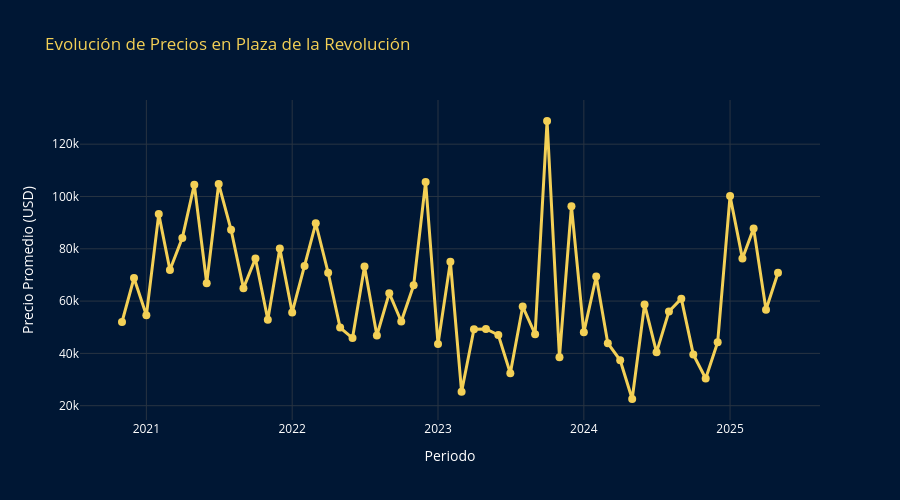
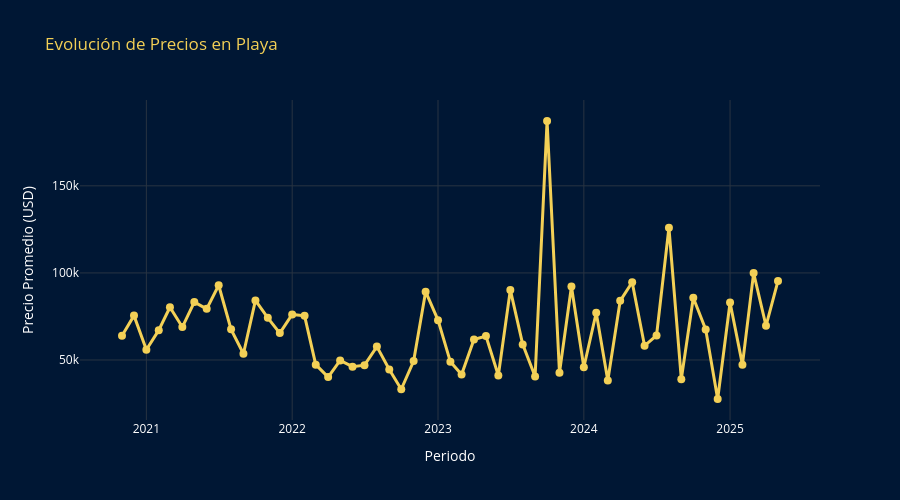
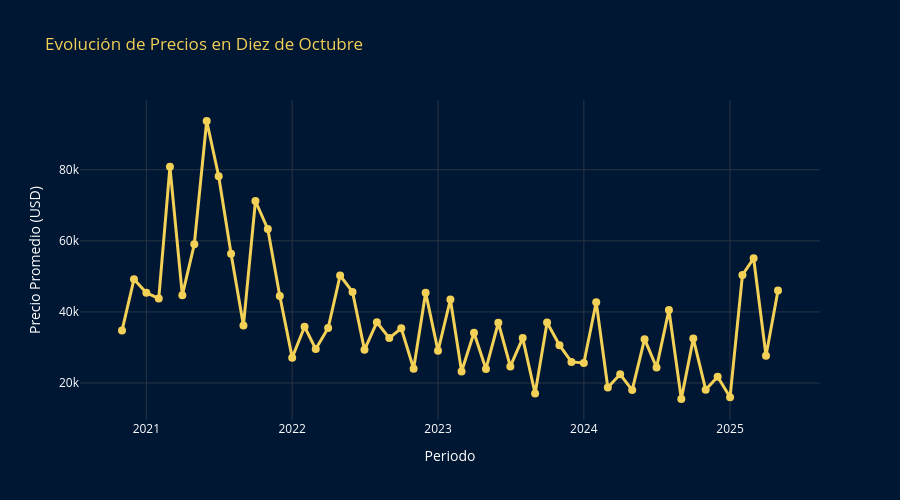
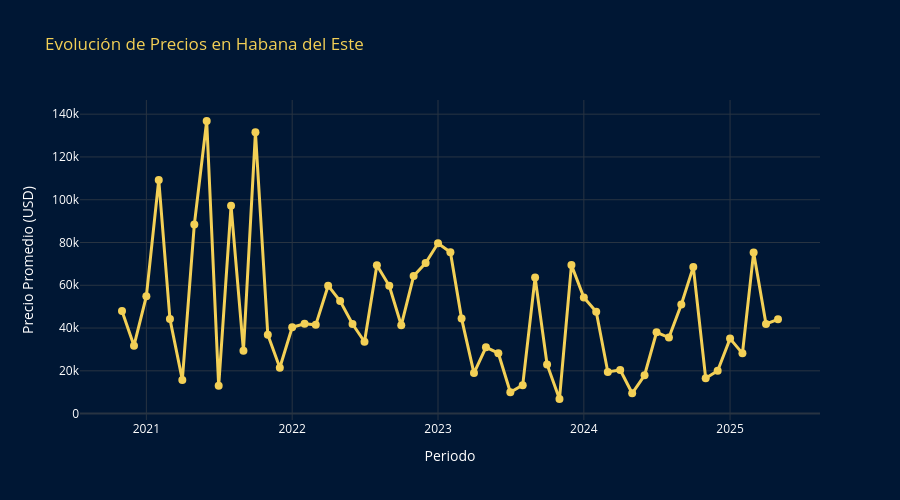

Here is the notebook cell these charts were saved with, in order:
### Code cell
def analizar_municipios(df: pd.DataFrame):

    COLOR_PRINCIPAL = "#F3D056"
    COLOR_FONDO = "#001734"
    
    NORMALIZACION_MUNICIPIOS = {
        "Plaza": "Plaza de la Revolución",
        "Habana Vieja": "La Habana Vieja"
    }
    
    df_normalizado = df.copy()
    df_normalizado["Municipio"] = df_normalizado["Municipio"].replace(NORMALIZACION_MUNICIPIOS)
    
    municipios = df_normalizado["Municipio"].unique()
    figuras = []
    
    for municipio in municipios:
        df_municipio = df_normalizado[df_normalizado["Municipio"] == municipio].copy()
        
        if df_municipio.empty:
            continue

        df_municipio["Fecha"] = pd.to_datetime(df_municipio["Fecha"])
        df_municipio["Año-Mes"] = df_municipio["Fecha"].dt.to_period("M").astype(str)
        
        precio_mensual = df_municipio.groupby("Año-Mes", as_index=False)["Precio"].mean()
        
        fig = px.line(
            precio_mensual,
            x="Año-Mes",
            y="Precio",
            title=f"Evolución de Precios en {municipio}",
            labels={"Precio": "Precio Promedio (USD)", "Año-Mes": "Periodo"},
            markers=True
        )
        
        fig.update_traces(
            line=dict(color=COLOR_PRINCIPAL, width=3),
            marker=dict(color=COLOR_PRINCIPAL, size=8)
        )
        
        fig.update_layout(
            template="plotly_dark",
            plot_bgcolor=COLOR_FONDO,
            paper_bgcolor=COLOR_FONDO,
            font=dict(color="white"),
            title_font=dict(color=COLOR_PRINCIPAL),
            height=500
        )
        
        figuras.append(fig)
    
    return figuras

figuras = analizar_municipios(processed_ventas_df)

for fig in figuras:
    fig.show()

### Figure 1 — Plotly figure (JSON) as saved in the notebook; plotly's stock layout.template omitted (floating-point values rounded to 4 significant figures)
{"data": [{"hovertemplate": "Periodo=%{x}<br>Precio Promedio (USD)=%{y}<extra></extra>", "legendgroup": "", "line": {"color": "#F3D056", "dash": "solid", "width": 3}, "marker": {"color": "#F3D056", "size": 8, "symbol": "circle"}, "mode": "lines+markers", "name": "", "orientation": "v", "showlegend": false, "type": "scatter", "x": ["2020-11", "2020-12", "2021-01", "2021-02", "2021-03", "2021-04", "2021-05", "2021-06", "2021-07", "2021-08", "2021-09", "2021-10", "2021-11", "2021-12", "2022-01", "2022-02", "2022-03", "2022-04", "2022-05", "2022-06", "2022-07", "2022-08", "2022-09", "2022-10", "2022-11", "2022-12", "2023-01", "2023-02", "2023-03", "2023-04", "2023-05", "2023-06", "2023-07", "2023-08", "2023-09", "2023-10", "2023-11", "2023-12", "2024-01", "2024-02", "2024-03", "2024-04", "2024-05", "2024-06", "2024-07", "2024-08", "2024-09", "2024-10", "2024-11", "2024-12", "2025-01", "2025-02", "2025-03", "2025-04", "2025-05"], "xaxis": "x", "y": [52000, 68820.0, 54560.0, 93260.0, 71920.0, 84160.0, 104500.0, 66830.0, 104800.0, 87280.0, 64940.0, 76270.0, 52850.0, 80080.0, 55640.0, 73410.0, 89760, 70850.0, 49880.0, 45880.0, 73230.0, 46850.0, 63050.0, 52180.0, 66020.0, 105580, 43620.0, 75090.0, 25310.0, 49260.0, 49320.0, 47040.0, 32380.0, 57910.0, 47350.0, 128900.0, 38560.0, 96290.0, 48060.0, 69400.0, 43920.0, 37360, 22560.0, 58710.0, 40400, 56000, 60930.0, 39625, 30400, 44250, 100200, 76250, 87800, 56680.0, 70810.0], "yaxis": "y"}], "layout": {"font": {"color": "white"}, "height": 500, "legend": {"tracegroupgap": 0}, "paper_bgcolor": "#001734", "plot_bgcolor": "#001734", "title": {"font": {"color": "#F3D056"}, "text": "Evolución de Precios en Plaza de la Revolución"}, "xaxis": {"anchor": "y", "domain": [0, 1], "title": {"text": "Periodo"}}, "yaxis": {"anchor": "x", "domain": [0, 1], "title": {"text": "Precio Promedio (USD)"}}}}

### Figure 2 — Plotly figure (JSON) as saved in the notebook; plotly's stock layout.template omitted (floating-point values rounded to 4 significant figures)
{"data": [{"hovertemplate": "Periodo=%{x}<br>Precio Promedio (USD)=%{y}<extra></extra>", "legendgroup": "", "line": {"color": "#F3D056", "dash": "solid", "width": 3}, "marker": {"color": "#F3D056", "size": 8, "symbol": "circle"}, "mode": "lines+markers", "name": "", "orientation": "v", "showlegend": false, "type": "scatter", "x": ["2020-11", "2020-12", "2021-01", "2021-02", "2021-03", "2021-04", "2021-05", "2021-06", "2021-07", "2021-08", "2021-09", "2021-10", "2021-11", "2021-12", "2022-01", "2022-02", "2022-03", "2022-04", "2022-05", "2022-06", "2022-07", "2022-08", "2022-09", "2022-10", "2022-11", "2022-12", "2023-01", "2023-02", "2023-03", "2023-04", "2023-05", "2023-06", "2023-07", "2023-08", "2023-09", "2023-10", "2023-11", "2023-12", "2024-01", "2024-02", "2024-03", "2024-04", "2024-05", "2024-06", "2024-07", "2024-08", "2024-09", "2024-10", "2024-11", "2024-12", "2025-01", "2025-02", "2025-03", "2025-04", "2025-05"], "xaxis": "x", "y": [63860.0, 75475, 55920.0, 67130.0, 80280.0, 68920.0, 83240.0, 79350, 92910.0, 67600, 53590.0, 84190.0, 74220.0, 65430.0, 76190.0, 75370.0, 47330.0, 40190.0, 49720.0, 46150.0, 47025, 57710.0, 44520.0, 33190.0, 49420.0, 89220.0, 72880.0, 48920.0, 41610.0, 61750.0, 63700.0, 41080.0, 90250, 58940.0, 40540.0, 187200.0, 42710.0, 92220.0, 45820.0, 77120.0, 38220.0, 83970.0, 94620.0, 58170.0, 64070.0, 126000, 39000, 85750, 67570.0, 27600, 83000, 47330.0, 99890.0, 69640.0, 95410.0], "yaxis": "y"}], "layout": {"font": {"color": "white"}, "height": 500, "legend": {"tracegroupgap": 0}, "paper_bgcolor": "#001734", "plot_bgcolor": "#001734", "title": {"font": {"color": "#F3D056"}, "text": "Evolución de Precios en Playa"}, "xaxis": {"anchor": "y", "domain": [0, 1], "title": {"text": "Periodo"}}, "yaxis": {"anchor": "x", "domain": [0, 1], "title": {"text": "Precio Promedio (USD)"}}}}

### Figure 3 — Plotly figure (JSON) as saved in the notebook; plotly's stock layout.template omitted (floating-point values rounded to 4 significant figures)
{"data": [{"hovertemplate": "Periodo=%{x}<br>Precio Promedio (USD)=%{y}<extra></extra>", "legendgroup": "", "line": {"color": "#F3D056", "dash": "solid", "width": 3}, "marker": {"color": "#F3D056", "size": 8, "symbol": "circle"}, "mode": "lines+markers", "name": "", "orientation": "v", "showlegend": false, "type": "scatter", "x": ["2020-11", "2020-12", "2021-01", "2021-02", "2021-03", "2021-04", "2021-05", "2021-06", "2021-07", "2021-08", "2021-09", "2021-10", "2021-11", "2021-12", "2022-01", "2022-02", "2022-03", "2022-04", "2022-05", "2022-06", "2022-07", "2022-08", "2022-09", "2022-10", "2022-11", "2022-12", "2023-01", "2023-02", "2023-03", "2023-04", "2023-05", "2023-06", "2023-07", "2023-08", "2023-09", "2023-10", "2023-11", "2023-12", "2024-01", "2024-02", "2024-03", "2024-04", "2024-05", "2024-06", "2024-07", "2024-08", "2024-09", "2024-10", "2024-11", "2024-12", "2025-01", "2025-02", "2025-03", "2025-04", "2025-05"], "xaxis": "x", "y": [34750, 49190.0, 45380.0, 43780.0, 80830.0, 44710.0, 59040.0, 93710.0, 78170.0, 56380.0, 36200.0, 71200.0, 63290.0, 44450.0, 27130.0, 35820.0, 29540.0, 35490.0, 50240.0, 45610.0, 29330.0, 37090.0, 32640.0, 35390.0, 24020.0, 45410.0, 29050.0, 43490.0, 23210.0, 34150.0, 23960.0, 36950.0, 24650.0, 32630.0, 17040, 37000, 30630.0, 25940.0, 25640.0, 42730.0, 18750, 22440.0, 18000, 32340.0, 24390, 40550, 15500, 32490.0, 18125, 21790.0, 16000, 50375, 55080.0, 27660.0, 46000.0], "yaxis": "y"}], "layout": {"font": {"color": "white"}, "height": 500, "legend": {"tracegroupgap": 0}, "paper_bgcolor": "#001734", "plot_bgcolor": "#001734", "title": {"font": {"color": "#F3D056"}, "text": "Evolución de Precios en Diez de Octubre"}, "xaxis": {"anchor": "y", "domain": [0, 1], "title": {"text": "Periodo"}}, "yaxis": {"anchor": "x", "domain": [0, 1], "title": {"text": "Precio Promedio (USD)"}}}}

### Figure 4 — Plotly figure (JSON) as saved in the notebook; plotly's stock layout.template omitted (floating-point values rounded to 4 significant figures)
{"data": [{"hovertemplate": "Periodo=%{x}<br>Precio Promedio (USD)=%{y}<extra></extra>", "legendgroup": "", "line": {"color": "#F3D056", "dash": "solid", "width": 3}, "marker": {"color": "#F3D056", "size": 8, "symbol": "circle"}, "mode": "lines+markers", "name": "", "orientation": "v", "showlegend": false, "type": "scatter", "x": ["2020-11", "2020-12", "2021-01", "2021-02", "2021-03", "2021-04", "2021-05", "2021-06", "2021-07", "2021-08", "2021-09", "2021-10", "2021-11", "2021-12", "2022-01", "2022-02", "2022-03", "2022-04", "2022-05", "2022-06", "2022-07", "2022-08", "2022-09", "2022-10", "2022-11", "2022-12", "2023-01", "2023-02", "2023-03", "2023-04", "2023-05", "2023-06", "2023-07", "2023-08", "2023-09", "2023-10", "2023-11", "2023-12", "2024-01", "2024-02", "2024-03", "2024-04", "2024-05", "2024-06", "2024-07", "2024-08", "2024-09", "2024-10", "2024-11", "2024-12", "2025-01", "2025-02", "2025-03", "2025-04", "2025-05"], "xaxis": "x", "y": [48000, 31750, 54925, 109250, 44200, 15760.0, 88400, 136800.0, 13000, 97125, 29430.0, 131500, 36850.0, 21420.0, 40370.0, 42010.0, 41500.0, 59810.0, 52630.0, 41861, 33580.0, 69350.0, 59740, 41300.0, 64310.0, 70380.0, 79625, 75480.0, 44430.0, 18940.0, 31000, 28250, 10000, 13310.0, 63640.0, 23000, 6833.0, 69430.0, 54290.0, 47650.0, 19500, 20400, 9500, 17930.0, 38000, 35575, 51000, 68600, 16510.0, 20000, 35070.0, 28170.0, 75290, 41930.0, 44080.0], "yaxis": "y"}], "layout": {"font": {"color": "white"}, "height": 500, "legend": {"tracegroupgap": 0}, "paper_bgcolor": "#001734", "plot_bgcolor": "#001734", "title": {"font": {"color": "#F3D056"}, "text": "Evolución de Precios en Habana del Este"}, "xaxis": {"anchor": "y", "domain": [0, 1], "title": {"text": "Periodo"}}, "yaxis": {"anchor": "x", "domain": [0, 1], "title": {"text": "Precio Promedio (USD)"}}}}
